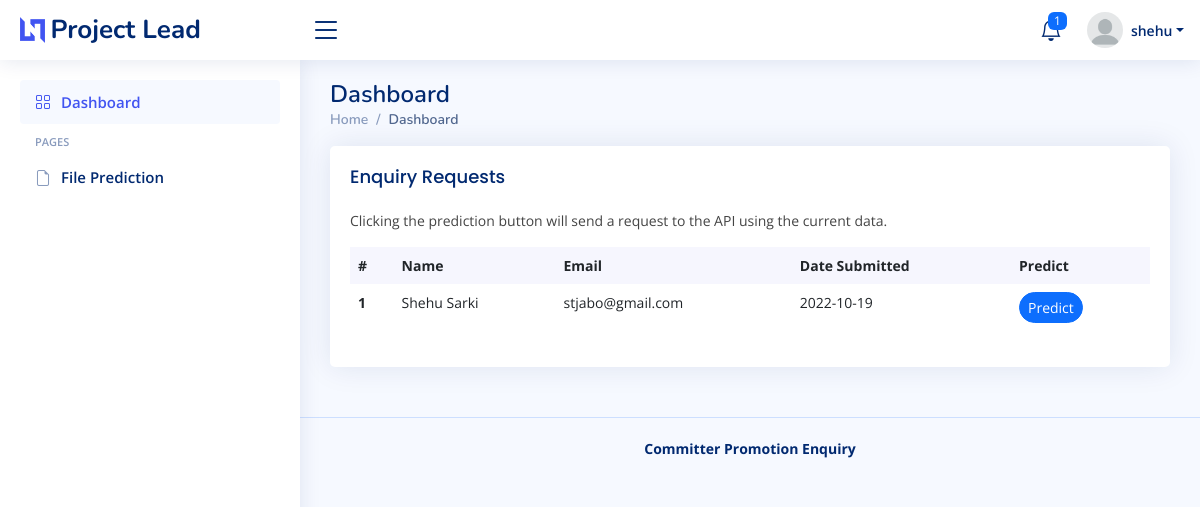
Page /dashboard (signed in) on the earlier database version.
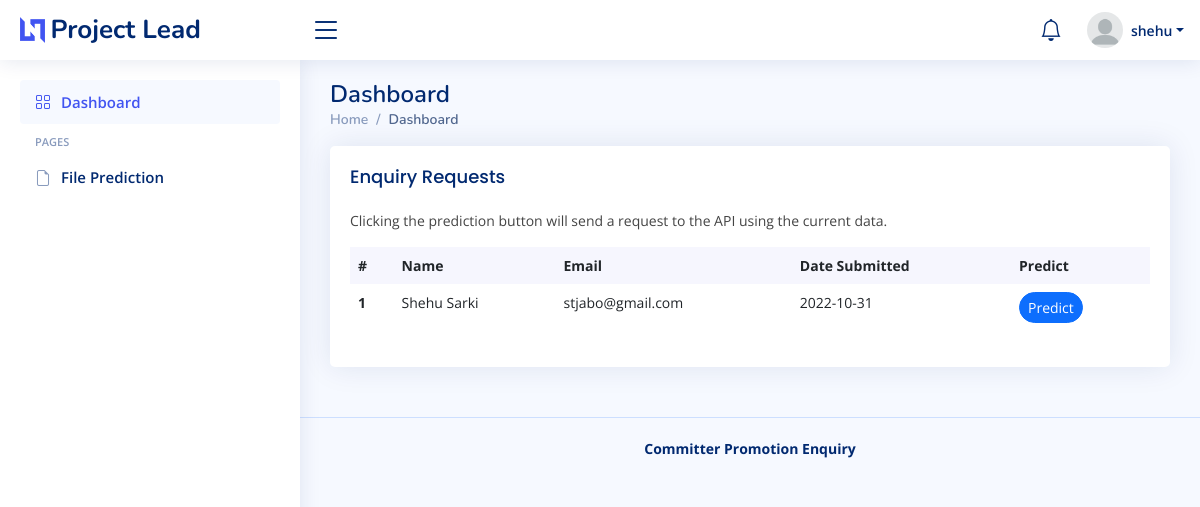
Same page on the later database version.
### database/models.py (models this page shows, shortened)
class User(db.Model):
    id = Column(Integer().with_variant(Integer, "sqlite"), primary_key=True)
    username = Column(String(80))
    name = Column(String(200))
    email = Column(String(120))
    password = Column(String(256))
    def details(self):
        return {
            'id': self.id,
            'username': self.username,
            'email': self.email,
            'name': self.name
        }

class Enquiry(db.Model):
    id = Column(Integer().with_variant(Integer, "sqlite"), primary_key=True)
    name = Column(String(200))
    education = Column(String(20))
    email = Column(String(120), unique=True)
    region = Column(String(20))
    fin_gain = Column(Float)
    int_learn = Column(Float)
    dev_inv = Column(Float)
    proj_desertion = Column(Integer)
    dev_experience = Column(Integer)
    sys_int = Column(Float)
    tech_norm = Column(Float)
    code_test = Column(Float)
    cont_code_dec = Column(Float)
    dec_right_del = Column(Float)
    proj_age = Column(Integer)
    promoted = Column(Boolean, default=0)
    date_submitted = Column(Date)

### app.py (the view)
@app.route('/dashboard')
@login_required
def dashboard():
    user = User.query.filter_by(username=session['user_id']).first()
    user_data = user.details()
    enquiries = Enquiry.query.order_by(db.desc(Enquiry.id)).all()
    noti = Enquiry.query.filter_by(promoted=False).all()
    numberOfnoti = len(noti)
    return render_template(
        'admin/index.html',
        current_page="Dashboard",
        user=user_data,
        enquiries=enquiries,
        noti=numberOfnoti)

### auth.py (called while the page is built)
def login_required(f):
    @wraps(f)
    def decorated_function(*args, **kwargs):
        if session.get("user_id") is None:
            return redirect("/lead")
        return f(*args, **kwargs)
    return decorated_function

### templates/admin/index.html (shortened to what this page needs)
{% extends 'layouts/main.html' %}
{% block content %}
    <section class="section dashboard">
      <div class="row">
        <div class="col-lg-12" style="margin: 0 auto;">
          <div class="row">
            <div class="col-12">
              <div class="card recent-sales overflow-auto">
                <div class="card-body">
                  <h5 class="card-title">Enquiry Requests</h5>
                  <p>Clicking the prediction button will send a request to the API using the current data.</p>
                  <table class="table table-borderless datatable">
                    <thead>
                      <tr>
                        <th scope="col">#</th>
                        <th scope="col">Name</th>
                        <th scope="col">Email</th>
                        <th scope="col">Date Submitted</th>
                        <th scope="col">Predict</th>
                      </tr>
                    </thead>
                    <tbody>
                      {% if enquiries %}
                        {% for enquiry in enquiries %}
                        <tr>
                          <th scope="row">{{loop.index}}</th>
                          <td>{{enquiry.name}}</td>
                          <td>{{enquiry.email}}</td>
                          <td>{{enquiry.date_submitted}}</td>
                          <td>
                            <a href="confirm/{{enquiry.id}}" class="btn btn-primary rounded-pill btn-sm">Predict</a>
                          </td>
                        </tr>
                        {% endfor %}
                      {% endif %}
                    </tbody>
                  </table>
                </div>
              </div>
            </div>
          </div>
        </div>
      </div>
    </section>
{% endblock %}

### templates/layouts/main.html (shortened to what this page needs)
<!DOCTYPE html>
<html lang="en">
<head>
  <link href="/static/admin/assets/vendor/bootstrap/css/bootstrap.min.css" rel="stylesheet">
  <link href="/static/admin/assets/vendor/bootstrap-icons/bootstrap-icons.css" rel="stylesheet">
  <link href="/static/admin/assets/vendor/boxicons/css/boxicons.min.css" rel="stylesheet">
  <link href="/static/admin/assets/vendor/quill/quill.snow.css" rel="stylesheet">
  <link href="/static/admin/assets/vendor/quill/quill.bubble.css" rel="stylesheet">
  <link href="/static/admin/assets/vendor/remixicon/remixicon.css" rel="stylesheet">
  <link href="/static/admin/assets/vendor/simple-datatables/style.css" rel="stylesheet">
  <link href="/static/admin/assets/css/style.css" rel="stylesheet">
</head>
<body>
  <header id="header" class="header fixed-top d-flex align-items-center">
    <div class="d-flex align-items-center justify-content-between">
      <a href="{{ url_for('dashboard') }}" class="logo d-flex align-items-center">
        <img src="/static/admin/assets/img/logo.png" alt="">
        <span class="d-none d-lg-block">Project Lead</span>
      </a>
      <i class="bi bi-list toggle-sidebar-btn"></i>
    </div>
    <nav class="header-nav ms-auto">
      <ul class="d-flex align-items-center">
        <li class="nav-item dropdown">
          <a class="nav-link nav-icon" href="#" data-bs-toggle="dropdown">
            <i class="bi bi-bell"></i>
            <span class="badge bg-primary badge-number">{%if noti > 0 %} {{noti}} {% endif %}</span>
          </a>
        </li>
        <li class="nav-item dropdown pe-3">
          <a class="nav-link nav-profile d-flex align-items-center pe-0" href="#" data-bs-toggle="dropdown">
            <img src="/static/admin/assets/img/profile-img.png" alt="Profile" class="rounded-circle">
            <span class="d-none d-md-block dropdown-toggle ps-2">{{user.username}}</span>
          </a>
        </li>
      </ul>
    </nav>
  </header>
  <aside id="sidebar" class="sidebar">
    <ul class="sidebar-nav" id="sidebar-nav">
      <li class="nav-item">
        <a class="nav-link {% if request.endpoint != 'dashboard'%} collapsed {% endif %}" href="{{ url_for('dashboard') }}">
          <i class="bi bi-grid"></i>
          <span>Dashboard</span>
        </a>
      </li>
      <li class="nav-heading">Pages</li>
      <li class="nav-item">
         <a class="nav-link {% if request.endpoint != 'from_file'%} collapsed {% endif %}" href="{{ url_for('from_file') }}">
           <i class="bi bi-file-earmark"></i>
           <span>File Prediction</span>
         </a>
       </li>
    </ul>
  </aside>
  <main id="main" class="main">
    <div class="pagetitle">
      <h1>{{current_page}}</h1>
      <nav>
        <ol class="breadcrumb">
          <li class="breadcrumb-item"><a href="{{ url_for('dashboard') }}">Home</a></li>
          <li class="breadcrumb-item active">{{current_page}}</li>
        </ol>
      </nav>
    </div>
    {% block content %}{% endblock %}
  </main>
  <footer id="footer" class="footer">
    <div class="copyright">
      <strong>Committer Promotion Enquiry</strong>
    </div>
  </footer>
</body>
</html>

### admin/assets/css/style.css (style rules this page uses)
:root { scroll-behavior: smooth; }
body { font-family: "Open Sans", sans-serif; background: #f6f9ff; color: #444444; }
a { color: #4154f1; text-decoration: none; }
h1, h2, h3, h4, h5, h6 { font-family: "Nunito", sans-serif; }
#main { margin-top: 60px; padding: 20px 30px; transition: all 0.3s; }
.pagetitle { margin-bottom: 10px; }
.pagetitle h1 { font-size: 24px; margin-bottom: 0; font-weight: 600; color: #012970; }
.card { margin-bottom: 30px; border: none; border-radius: 5px; box-shadow: 0px 0 30px rgba(1, 41, 112, 0.1); }
.card-title { padding: 20px 0 15px 0; font-size: 18px; font-weight: 500; color: #012970; font-family: "Poppins", sans-serif; }
.card-body { padding: 0 20px 20px 20px; }
.breadcrumb { font-size: 14px; font-family: "Nunito", sans-serif; color: #899bbd; font-weight: 600; }
.breadcrumb a { color: #899bbd; transition: 0.3s; }
.breadcrumb .breadcrumb-item::before { color: #899bbd; }
.breadcrumb .active { color: #51678f; font-weight: 600; }
.logo { line-height: 1; }
@media (min-width: 1200px) { .logo { width: 280px; } }
.logo img { max-height: 26px; margin-right: 6px; }
.logo span { font-size: 26px; font-weight: 700; color: #012970; font-family: "Nunito", sans-serif; }
.header { transition: all 0.5s; z-index: 997; height: 60px; box-shadow: 0px 2px 20px rgba(1, 41, 112, 0.1); background-color: #fff; padding-left: 20px; }
.header .toggle-sidebar-btn { font-size: 32px; padding-left: 10px; cursor: pointer; color: #012970; }
.header-nav ul { list-style: none; }
.header-nav>ul { margin: 0; padding: 0; }
.header-nav .nav-icon { font-size: 22px; color: #012970; margin-right: 25px; position: relative; }
.header-nav .nav-profile { color: #012970; }
.header-nav .nav-profile img { max-height: 36px; }
.header-nav .nav-profile span { font-size: 14px; font-weight: 600; }
.sidebar { position: fixed; top: 60px; left: 0; bottom: 0; width: 300px; z-index: 996; transition: all 0.3s; padding: 20px; overflow-y: auto; scrollbar-width: thin; scrollbar-color: #aab7cf transparent; box-shadow: 0px 0px 20px rgba(1, 41, 112, 0.1); background-color: #fff; }
@media (min-width: 1200px) { #main, #footer { margin-left: 300px; } }
.sidebar-nav { padding: 0; margin: 0; list-style: none; }
.sidebar-nav li { padding: 0; margin: 0; list-style: none; }
.sidebar-nav .nav-item { margin-bottom: 5px; }
.sidebar-nav .nav-heading { font-size: 11px; text-transform: uppercase; color: #899bbd; font-weight: 600; margin: 10px 0 5px 15px; }
.sidebar-nav .nav-link { display: flex; align-items: center; font-size: 15px; font-weight: 600; color: #4154f1; transition: 0.3; background: #f6f9ff; padding: 10px 15px; border-radius: 4px; }
.sidebar-nav .nav-link i { font-size: 16px; margin-right: 10px; color: #4154f1; }
.sidebar-nav .nav-link.collapsed { color: #012970; background: #fff; }
.sidebar-nav .nav-link.collapsed i { color: #899bbd; }
.dashboard .recent-sales { font-size: 14px; }
.dashboard .recent-sales .table thead { background: #f6f6fe; }
.dashboard .recent-sales .table thead th { border: 0; }
.footer { padding: 20px 0; font-size: 14px; transition: all 0.3s; border-top: 1px solid #cddfff; }
.footer .copyright { text-align: center; color: #012970; }

Differences in the rows shown:
changed Enquiry "Shehu Sarki": date_submitted "2022-10-19" → "2022-10-31"
Other differences:
{{ noti }}: "1" → (not shown)
